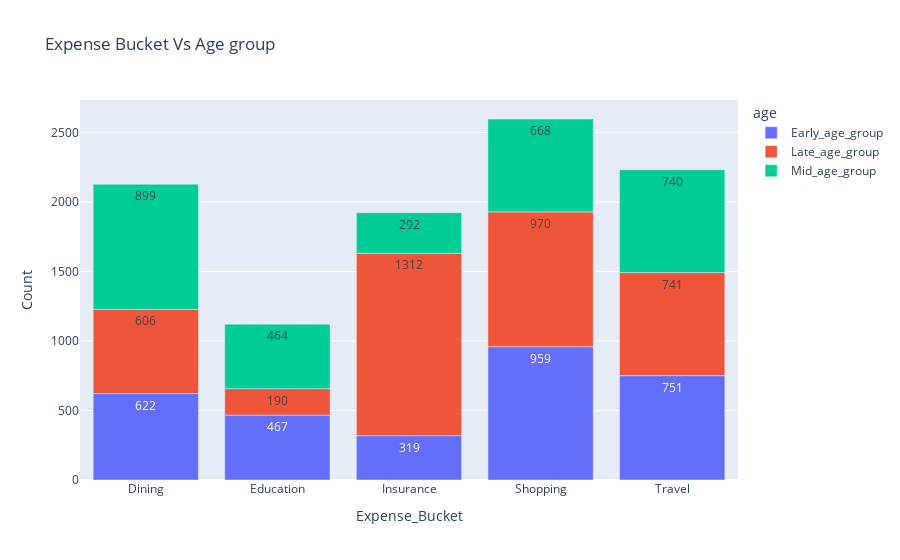

The code cell stored with this chart in its notebook:
### Markdown cell above
### *Inference*
60.2% customers are enrolled with Loyalty membership and 
39.8% customers are not yet enrolled with Loyalty membership

### Code cell
Bucket = df.groupby(['age','Expense_Bucket']).size().reset_index(name='Count')
fig = px.bar(Bucket, x="Expense_Bucket", y="Count", color="age", title="Expense Bucket Vs Age group" ,text = "Count")
fig.show()

### Figure 1 — Plotly figure (JSON) as saved in the notebook; plotly's stock layout.template omitted (floating-point values rounded to 4 significant figures)
{"data": [{"alignmentgroup": "True", "hovertemplate": "age=Early_age_group<br>Expense_Bucket=%{x}<br>Count=%{text}<extra></extra>", "legendgroup": "Early_age_group", "marker": {"color": "#636efa", "pattern": {"shape": ""}}, "name": "Early_age_group", "offsetgroup": "Early_age_group", "orientation": "v", "showlegend": true, "text": [622, 467, 319, 959, 751], "textposition": "auto", "type": "bar", "x": ["Dining", "Education", "Insurance", "Shopping", "Travel"], "xaxis": "x", "y": [622, 467, 319, 959, 751], "yaxis": "y"}, {"alignmentgroup": "True", "hovertemplate": "age=Late_age_group<br>Expense_Bucket=%{x}<br>Count=%{text}<extra></extra>", "legendgroup": "Late_age_group", "marker": {"color": "#EF553B", "pattern": {"shape": ""}}, "name": "Late_age_group", "offsetgroup": "Late_age_group", "orientation": "v", "showlegend": true, "text": [606, 190, 1312, 970, 741], "textposition": "auto", "type": "bar", "x": ["Dining", "Education", "Insurance", "Shopping", "Travel"], "xaxis": "x", "y": [606, 190, 1312, 970, 741], "yaxis": "y"}, {"alignmentgroup": "True", "hovertemplate": "age=Mid_age_group<br>Expense_Bucket=%{x}<br>Count=%{text}<extra></extra>", "legendgroup": "Mid_age_group", "marker": {"color": "#00cc96", "pattern": {"shape": ""}}, "name": "Mid_age_group", "offsetgroup": "Mid_age_group", "orientation": "v", "showlegend": true, "text": [899, 464, 292, 668, 740], "textposition": "auto", "type": "bar", "x": ["Dining", "Education", "Insurance", "Shopping", "Travel"], "xaxis": "x", "y": [899, 464, 292, 668, 740], "yaxis": "y"}], "layout": {"barmode": "relative", "legend": {"title": {"text": "age"}, "tracegroupgap": 0}, "title": {"text": "Expense Bucket Vs Age group"}, "xaxis": {"anchor": "y", "domain": [0, 1], "title": {"text": "Expense_Bucket"}}, "yaxis": {"anchor": "x", "domain": [0, 1], "title": {"text": "Count"}}}}
